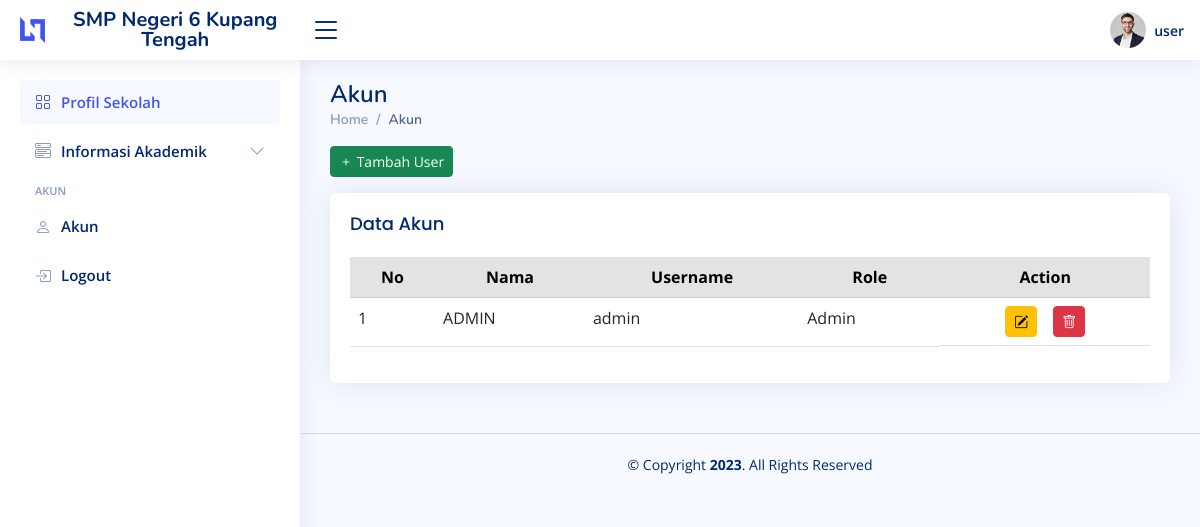
The app's page /akun.php (signed in) with its own data.
### tables this page shows
CREATE TABLE `user` (
  `id` int(11) NOT NULL,
  `nama` varchar(100) NOT NULL,
  `username` varchar(100) NOT NULL,
  `password` varchar(100) NOT NULL,
  `isAdmin` tinyint(1) NOT NULL DEFAULT 0,
  `role` enum('Guru','Kepsek','Admin','Siswa') NOT NULL,
  `id_guru` int(11) NOT NULL,
  `id_siswa` int(11) NOT NULL
);

### akun.php (the view, shortened to what this page needs)
<?php require './partial/header.php'?>
<?php
  $conn = OpenCon();
  $sql = "SELECT * FROM user WHERE user.role = 'Admin'";
  $result = $conn->query($sql);
  $data = array();
  while ($row = $result->fetch_assoc()) {
      $data[] = $row;
  }
?>
  <main id="main" class="main">
    <div class="pagetitle">
      <h1>Akun</h1>
      <nav>
        <ol class="breadcrumb">
          <li class="breadcrumb-item"><a href="profil-sekolah.php">Home</a></li>
          <li class="breadcrumb-item active">Akun</li>
        </ol>
      </nav>
    </div>
    <section class="section dashboard">
      <div class="row">
        <div class="col-lg-12">
          <div class="d-flex justify-content-between mb-3">
            <div>
              <button type="button" class="btn btn-success btn-sm" data-bs-toggle="modal" data-bs-target="#tambahUser">
                <i class="bi bi-plus"></i>
                Tambah User
              </button>
            </div>
          </div>
          <div class="card">
            <div class="card-body">
              <h5 class="card-title">Data Akun</h5>
              <div class="table-responsive">
                <table class="table datatable" id="datatable">
                  <thead>
                    <tr class="table-secondary">
                      <th scope="col" class="text-center">No</th>
                      <th scope="col" class="text-center">Nama</th>
                      <th scope="col" class="text-center">Username</th>
                      <th scope="col" class="text-center">Role</th>
                      <th scope="col" class="text-center">Action</th>
                    </tr>
                  </thead>
                  <tbody>
                    <?php foreach($data as $key=>$row):?>
                      <tr>
                        <td><?= $key + 1?></td>
                        <td><?= strtoupper($row['nama'])?></td>
                        <td><?= $row['username']?></td>
                        <td><?= $row['role']?></td>
                        <td class="d-flex gap-3 justify-content-center align-items-center">
                          <button type="button" id="btn-edit-user" class="btn btn-warning btn-sm" data-id="<?= $row['id']?>" data-user='{"id":"<?=$row['id']?>","nama":"<?=$row['nama']?>","username":"<?=$row['username']?>","role":"<?=$row['role']?>"}' data-bs-toggle="modal" data-bs-target="#editUser">
                            <i class="bi bi-pencil-square"></i>
                          </button>
                          <button type="button" id="btn-hapus-user" class="btn btn-danger btn-sm" data-id="<?= $row['id']?>" data-bs-toggle="modal" data-bs-target="#hapusUser">
                            <i class="bi bi-trash"></i>
                          </button>
                        </td>
                      </tr>
                    </div>
                      <?php endforeach?>
              </div>
            </div>
          </div>
        </div>
    </section>
  </main>
<?php require './partial/footer.php'?>

### partial/header.php (shortened to what this page needs)
<?php
  $conn = OpenCon();
  if(isset($_SESSION['user-id'])){
    $id = $_SESSION['user-id'];
    $query = "SELECT * FROM user WHERE id='$id'";
    $result = $conn->query($query);
    $user = mysqli_fetch_assoc($result);
  }else{
    header('Location: login.php');
    exit;
  }
?>
<!DOCTYPE html>
<html lang="en">
<head>
  <link href="assets/vendor/bootstrap/css/bootstrap.min.css" rel="stylesheet">
  <link href="assets/vendor/bootstrap-icons/bootstrap-icons.css" rel="stylesheet">
  <link href="assets/vendor/datatables/datatables.css" rel="stylesheet">
  <link href="assets/css/style.css" rel="stylesheet">
</head>
<body>
  <header id="header" class="header fixed-top d-flex align-items-center">
    <div class="d-flex align-items-center justify-content-between">
      <a href="profil-sekolah.php" class="logo d-flex align-items-center">
        <img src="assets/img/logo.png" alt="">
        <span class="d-none d-lg-block text-sm-center">SMP Negeri 6 Kupang Tengah</span>
      </a>
      <i class="bi bi-list toggle-sidebar-btn"></i>
    </div>
    <nav class="header-nav ms-auto">
      <ul class="d-flex align-items-center">
        <li class="nav-item dropdown pe-3">
          <a class="nav-link nav-profile d-flex align-items-center pe-0" href="#" data-bs-toggle="dropdown">
            <img src="assets/img/profile-img.jpg" alt="Profile" class="rounded-circle">
            <span class="d-none d-md-block ps-2"><?=$user['username']?></span>
          </a>
        </li>
      </ul>
    </nav>
  </header>
  <aside id="sidebar" class="sidebar">
    <ul class="sidebar-nav" id="sidebar-nav">
      <li class="nav-item">
        <a class="nav-link " href="profil-sekolah.php">
          <i class="bi bi-grid"></i>
          <span>Profil Sekolah</span>
        </a>
      </li>
      <li class="nav-item">
        <a class="nav-link collapsed" data-bs-target="#components-nav" data-bs-toggle="collapse" href="#">
          <i class="bi bi-menu-button-wide"></i><span>Informasi Akademik</span><i class="bi bi-chevron-down ms-auto"></i>
        </a>
      </li>
      <li class="nav-heading">Akun</li>
      <li class="nav-item">
        <a class="nav-link collapsed" href="akun.php">
          <i class="bi bi-person"></i>
          <span>Akun</span>
        </a>
      </li>
      <li class="nav-item">
        <a class="nav-link collapsed" href="controllers/logout.php">
          <i class="bi bi-box-arrow-in-right"></i>
          <span>Logout</span>
        </a>
      </li>
    </ul>
  </aside>

### assets/css/style.css (style rules this page uses)
:root { scroll-behavior: smooth; }
body { font-family: "Open Sans", sans-serif; background: #f6f9ff; color: #444444; }
a { color: #4154f1; text-decoration: none; }
h1, h2, h3, h4, h5, h6 { font-family: "Nunito", sans-serif; }
#main { margin-top: 60px; padding: 20px 30px; transition: all 0.3s; }
.pagetitle { margin-bottom: 10px; }
.pagetitle h1 { font-size: 24px; margin-bottom: 0; font-weight: 600; color: #012970; }
.card { margin-bottom: 30px; border: none; border-radius: 5px; box-shadow: 0px 0 30px rgba(1, 41, 112, 0.1); }
.card-title { padding: 20px 0 15px 0; font-size: 18px; font-weight: 500; color: #012970; font-family: "Poppins", sans-serif; }
.card-body { padding: 0 20px 20px 20px; }
.breadcrumb { font-size: 14px; font-family: "Nunito", sans-serif; color: #899bbd; font-weight: 600; }
.breadcrumb a { color: #899bbd; transition: 0.3s; }
.breadcrumb .breadcrumb-item::before { color: #899bbd; }
.breadcrumb .active { color: #51678f; font-weight: 600; }
.logo { line-height: 1; }
@media (min-width: 1200px) { .logo { width: 280px; } }
.logo img { max-height: 26px; margin-right: 6px; }
.logo span { font-size: 20px; font-weight: 700; color: #012970; font-family: "Nunito", sans-serif; }
.header { transition: all 0.5s; z-index: 997; height: 60px; box-shadow: 0px 2px 20px rgba(1, 41, 112, 0.1); background-color: #fff; padding-left: 20px; }
.header .toggle-sidebar-btn { font-size: 32px; padding-left: 10px; cursor: pointer; color: #012970; }
.header-nav ul { list-style: none; }
.header-nav>ul { margin: 0; padding: 0; }
.header-nav .nav-profile { color: #012970; }
.header-nav .nav-profile img { max-height: 36px; }
.header-nav .nav-profile span { font-size: 14px; font-weight: 600; }
.sidebar { position: fixed; top: 60px; left: 0; bottom: 0; width: 300px; z-index: 996; transition: all 0.3s; padding: 20px; overflow-y: auto; scrollbar-width: thin; scrollbar-color: #aab7cf transparent; box-shadow: 0px 0px 20px rgba(1, 41, 112, 0.1); background-color: #fff; }
@media (min-width: 1200px) { #main, #footer { margin-left: 300px; } }
.sidebar-nav { padding: 0; margin: 0; list-style: none; }
.sidebar-nav li { padding: 0; margin: 0; list-style: none; }
.sidebar-nav .nav-item { margin-bottom: 5px; }
.sidebar-nav .nav-heading { font-size: 11px; text-transform: uppercase; color: #899bbd; font-weight: 600; margin: 10px 0 5px 15px; }
.sidebar-nav .nav-link { display: flex; align-items: center; font-size: 15px; font-weight: 600; color: #4154f1; transition: 0.3; background: #f6f9ff; padding: 10px 15px; border-radius: 4px; }
.sidebar-nav .nav-link i { font-size: 16px; margin-right: 10px; color: #4154f1; }
.sidebar-nav .nav-link.collapsed { color: #012970; background: #fff; }
.sidebar-nav .nav-link.collapsed i { color: #899bbd; }
.sidebar-nav .nav-link .bi-chevron-down { margin-right: 0; transition: transform 0.2s ease-in-out; }

### records on screen
user: username "user"
user: nama "ADMIN", username "admin", role "Admin"
